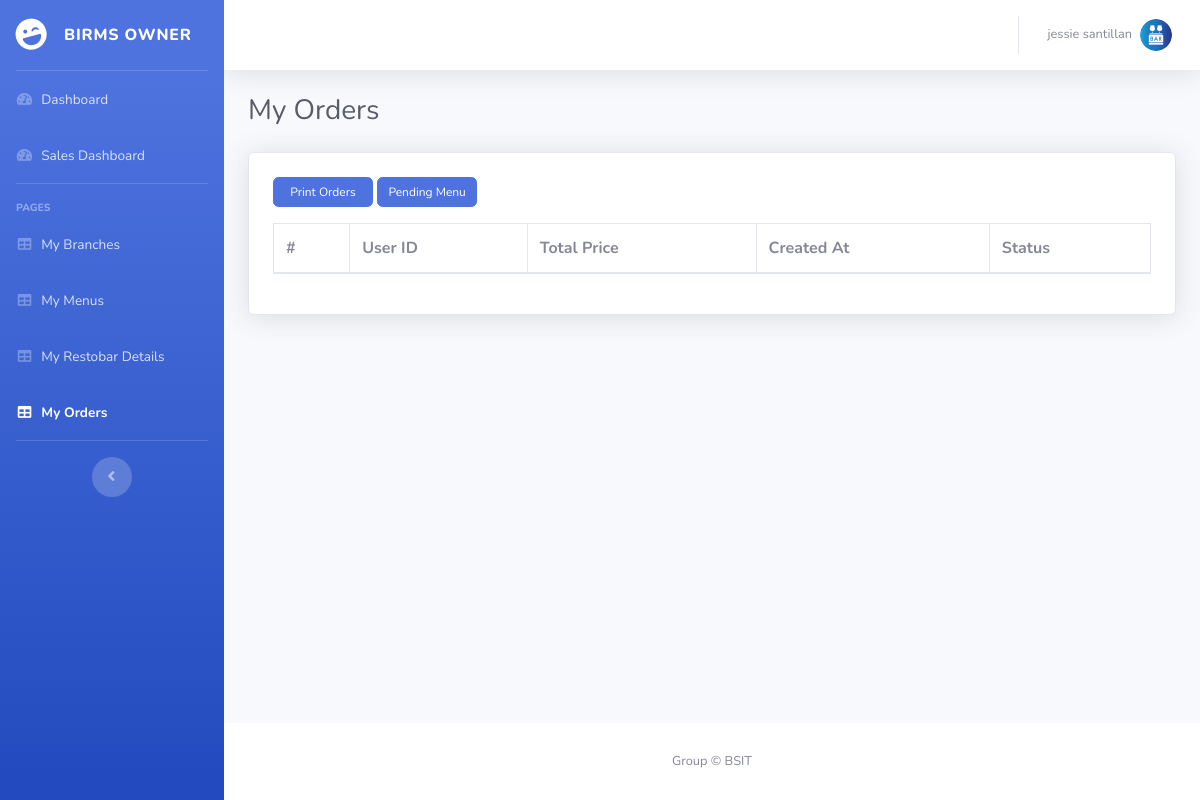
Page /owner/order.php (signed in) on the earlier database version.
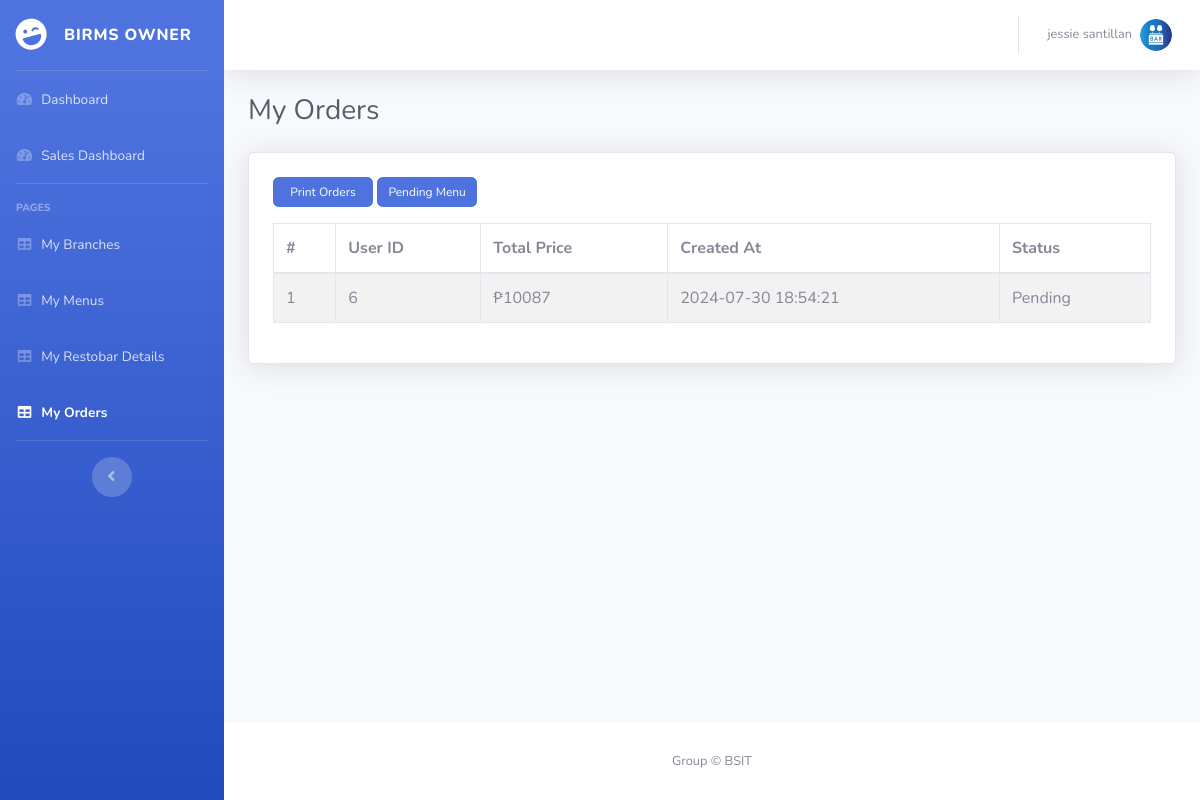
Same page on the later database version.
### tables this page shows
CREATE TABLE `owner` (
  `id` int(11) NOT NULL,
  `owner_id` varchar(50) NOT NULL,
  `firstname` varchar(100) NOT NULL,
  `middlename` varchar(100) DEFAULT NULL,
  `lastname` varchar(100) NOT NULL,
  `email` varchar(100) NOT NULL,
  `password` varchar(100) NOT NULL,
  `contact_num` varchar(11) NOT NULL,
  `address` varchar(100) NOT NULL,
  `profile` varchar(250) DEFAULT NULL,
  `status` int(11) NOT NULL
);

CREATE TABLE `orders` (
  `id` int(11) NOT NULL,
  `user_id` int(11) NOT NULL,
  `total_price` float NOT NULL,
  `created_at` timestamp NOT NULL DEFAULT current_timestamp(),
  `status` int(11) NOT NULL DEFAULT 1 COMMENT '1=pending,2=confirmed,3=finished'
);

### inc/function.php (called while the page is built, shortened)
<?php
    class Connection{
        public $host = "localhost";
        public $user = "u510162695_birms_db";
        public $password = "1Birms_db";
        public $db_name = "u510162695_birms_db";
        public function __construct(){
            $this->conn = mysqli_connect($this->host, $this->user, $this->password, $this->db_name);
        }
    }
    class dataOperation extends Connection{
        public function displayOwnerDets($id){
            $sql = mysqli_query($this->conn, "SELECT * FROM owner WHERE owner_id = '$id'");
            $array = array();
            $row = mysqli_fetch_assoc($sql);
            $array[] = $row;
            return $array;
        }
    }
    $oop = new dataOperation;

### owner/order.php (the view, shortened to what the changed rows need)
<?php
require_once('../inc/function.php');
class Order {
    private $conn;
    public function __construct($conn) {
        $this->conn = $conn;
    }
    public function displayOrders($owner_id) {
        $sql = "SELECT * FROM orders";
        $stmt = $this->conn->prepare($sql);
        $stmt->execute();
        $result = $stmt->get_result();
        return $result->fetch_all(MYSQLI_ASSOC);
    }
}
$order = new Order($oop->conn);
?>
<!DOCTYPE html>
<html lang="en">
<head>
    <link href="../vendor/fontawesome-free/css/all.min.css" rel="stylesheet" type="text/css">
    <link href="../css/sb-admin-2.min.css" rel="stylesheet">
    <link href="../css/datatables.min.css" rel="stylesheet">
</head>
<body id="page-top">
    <div id="wrapper">
        <div id="content-wrapper" class="d-flex flex-column">
            <div id="content">
                <nav class="navbar navbar-expand navbar-light bg-white topbar mb-4 static-top shadow">
                    <ul class="navbar-nav ml-auto">
                        <li class="nav-item dropdown no-arrow">
                            <a class="nav-link dropdown-toggle" href="#" id="userDropdown" role="button"
                                data-toggle="dropdown" aria-haspopup="true" aria-expanded="false">
                                <?php
                                $myrow = $oop->displayOwnerDets($_SESSION['owner_id']);
                                foreach($myrow as $row){
                                ?>
                                <span class="mr-2 d-none d-lg-inline text-gray-600 small"><?=$row['firstname']." ".$row['lastname']?></span>
                                <img class="img-profile rounded-circle"
                                    src="../img/profiles/<?php if(empty($row['profile'])){ echo 'owner.png'; }else{ echo $row['profile'];}?>">
                                <?php
                                }
                                ?>
                            </a>
                        </li>
                    </ul>
                </nav>
                <div class="container-fluid">
                    <div class="d-sm-flex align-items-center justify-content-between mb-4">
                        <h1 class="h3 mb-0 text-gray-800">My Orders</h1>
                    </div>
                    <div class="row">
                        <div class="col">
                            <div class="card shadow mb-4 p-4 w-100">
                                <div class="data_table">
                                    <table id="ordersTable" class="table table-striped table-bordered">
                                        <thead>
                                            <tr>
                                                <th>#</th>
                                                <th>User ID</th>
                                                <th>Total Price</th>
                                                <th>Created At</th>
                                                <th>Status</th>
                                            </tr>
                                        </thead>
                                        <tbody>
                                            <?php
                                            $orders = $order->displayOrders($_SESSION['owner_id']);
                                            $i = 1;
                                            foreach($orders as $order){
                                                ?>
                                                <tr>
                                                    <td><?=$i++?></td>
                                                    <td><?=$order['user_id']?></td>
                                                    <td>₱<?=$order['total_price']?></td>
                                                    <td><?=$order['created_at']?></td>
                                                    <td>
                                                        <?php
                                                        switch($order['status']){
                                                            case 1: echo "Pending"; break;
                                                        }
                                                        ?>
                                                    </td>
                                                </tr>
                                                <?php
                                            }
                                            ?>
                                        </tbody>
                                    </table>
                                </div>
                            </div>
                        </div>
                    </div>
                </div>
            </div>
        </div>
    </div>
</body>
</html>

Differences in the rows shown:
added orders: user "6", total_price "10087", created_at "2024-07-30 18:54:21", status "Pending"
